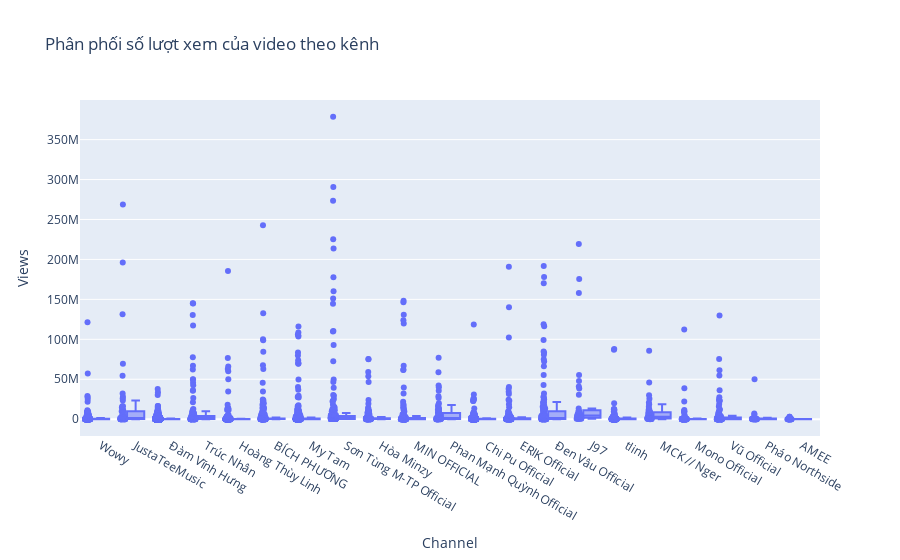

Notebook cell for this chart:
### Markdown cell above
### Trực quan lượng Views mỗi Video của các kênh

### Code cell
# Biểu đồ Box Plot để phân tích số lượt xem của các video theo từng kênh
fig = px.box(df, x='Tên kênh', y='Số lượt xem', title='Phân phối số lượt xem của video theo kênh',
             labels={'Số lượt xem': 'Views', 'Tên kênh': 'Channel'},
             points="all")

# Hiển thị biểu đồ
fig.show()

### Figure 1 — Plotly figure (JSON) as saved in the notebook; plotly's stock layout.template omitted (floating-point values rounded to 4 significant figures; data arrays with more than 128 entries replaced by an {"elided": "..."} marker saying what was removed)
{"data": [{"alignmentgroup": "True", "boxpoints": "all", "hovertemplate": "Channel=%{x}<br>Views=%{y}<extra></extra>", "legendgroup": "", "marker": {"color": "#636efa"}, "name": "", "notched": false, "offsetgroup": "", "orientation": "v", "showlegend": false, "type": "box", "x": {"elided": "4299 str values"}, "x0": " ", "xaxis": "x", "y": {"elided": "4299 int values"}, "y0": " ", "yaxis": "y"}], "layout": {"boxmode": "group", "legend": {"tracegroupgap": 0}, "title": {"text": "Phân phối số lượt xem của video theo kênh"}, "xaxis": {"anchor": "y", "domain": [0, 1], "title": {"text": "Channel"}}, "yaxis": {"anchor": "x", "domain": [0, 1], "title": {"text": "Views"}}}}
